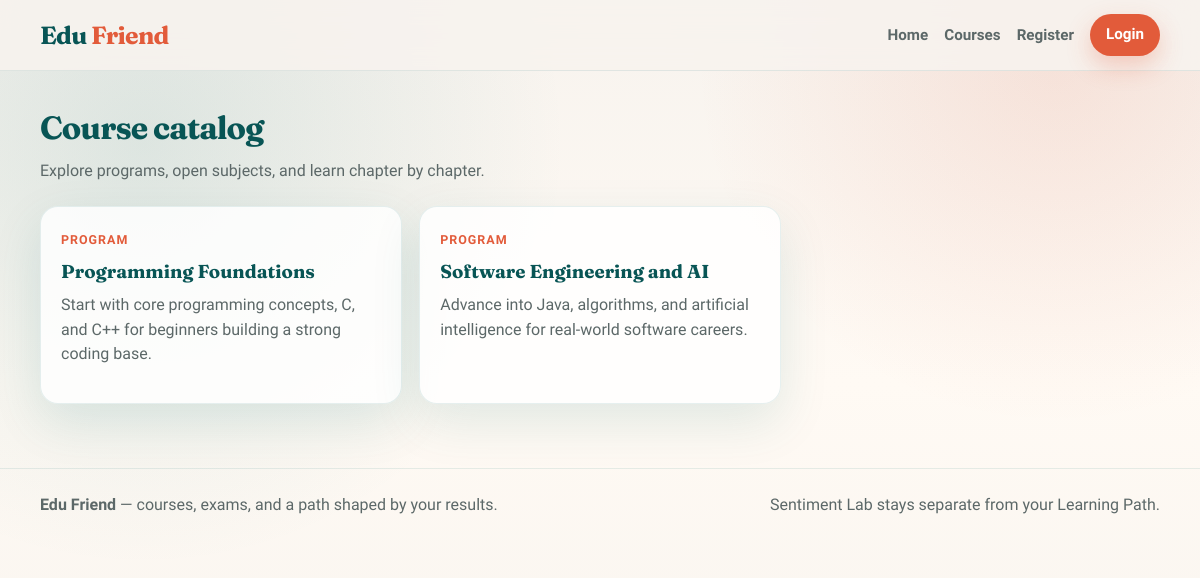
Page /cariculam/ on the committed database.
### cariculam/models.py (models this page shows, shortened)
class Course(models.Model):
    name = models.CharField(max_length=100,unique=True)
    slug = models.SlugField(null=True,blank=True)
    description = models.TextField(max_length=500,blank=True)

### cariculam/views.py (the view)
# urls.py: path('',views.CourseListView.as_view(),name = 'course_list'),
class CourseListView(ListView):
    context_object_name = 'courses'
    model = Course
    template_name = 'course_list_view.html'

### account/context_processors.py (called while the page is built)
def user_role(request):
    role = None
    if request.user.is_authenticated:
        try:
            role = request.user.user_profile.user_type
        except (ObjectDoesNotExist, AttributeError):
            role = None
    return {'user_role': role}

### cariculam/templates/course_list_view.html (shortened to what this page needs)
{% extends 'base.html' %}
{% block content %}
<div class="section-head">
  <h1>Course catalog</h1>
  <p class="lede">Explore programs, open subjects, and learn chapter by chapter.</p>
</div>
<div class="grid grid-3">
  {% for course in courses %}
    <a class="card course-card" href="{% url 'cariculam:subject_list' slug=course.slug %}">
      <span class="eyebrow">Program</span>
      <h3>{{ course.name }}</h3>
      <p>{{ course.description|default:"No description yet."|truncatechars:120 }}</p>
    </a>
  {% empty %}
    <div class="empty-state panel" style="grid-column:1/-1;">No courses published yet.</div>
  {% endfor %}
</div>
{% endblock %}

### static/css/edufriend.css (style rules this page uses)
:root { --teal: #0b6e6e; --teal-dark: #085555; --teal-soft: #d8eeee; --sand: #f7f3ee; --sand-deep: #ebe4d8; --coral: #e25b3a; --coral-dark: #c4472a; --ink: #1c2424; --muted: #5c6868; --white: #ffffff; --pass: #1f7a4d; --fail: #b42318; --shadow: 0 18px 50px rgba(11, 110, 110, 0.12); --radius: 18px; --font-display: "Fraunces", Georgia, serif; --font-body: "Source Sans 3", "Segoe UI", sans-serif; }
*, *::before, *::after { box-sizing: border-box; }
html { scroll-behavior: smooth; }
body { margin: 0; font-family: var(--font-body); color: var(--ink); background: radial-gradient(circle at 12% 18%, rgba(11, 110, 110, 0.12), transparent 34%), radial-gradient(circle at 88% 8%, rgba(226, 91, 58, 0.12), transparent 28%), linear-gradient(180deg, var(--sand) 0%, #fffaf4 48%, var(--sand) 100%); min-height: 100vh; line-height: 1.55; }
a { color: inherit; text-decoration: none; }
.section-head { margin: 0 0 1.4rem; }
.section-head h1, .section-head h2, .page-title { font-family: var(--font-display); letter-spacing: -0.03em; margin: 0 0 0.4rem; color: var(--teal-dark); }
.section-head p, .lede { margin: 0; color: var(--muted); max-width: 42rem; }
.grid { display: grid; gap: 1.1rem; }
.grid-3 { grid-template-columns: repeat(3, minmax(0, 1fr)); }
.card, .panel { background: rgba(255, 255, 255, 0.82); border: 1px solid rgba(11, 110, 110, 0.1); border-radius: var(--radius); box-shadow: var(--shadow); }
.course-card, .path-card, .exam-card, .stat-card { padding: 1.25rem; transition: transform 0.25s ease, box-shadow 0.25s ease; opacity: 0; transform: translateY(18px); }
.course-card.is-visible, .path-card.is-visible, .exam-card.is-visible, .stat-card.is-visible, .reveal.is-visible { opacity: 1; transform: translateY(0); }
.course-card h3, .exam-card h3, .path-card h3 { font-family: var(--font-display); margin: 0 0 0.45rem; color: var(--teal-dark); }
.course-card p, .exam-card p, .path-card p { margin: 0 0 1rem; color: var(--muted); }
.eyebrow { display: inline-block; font-size: 0.78rem; font-weight: 700; letter-spacing: 0.08em; text-transform: uppercase; color: var(--coral); margin-bottom: 0.45rem; }

### rows in the picture
Course: name "Programming Foundations", description "Start with core programming concepts, C, and C++ for beginners building a strong coding base."
Course: name "Software Engineering and AI", description "Advance into Java, algorithms, and artificial intelligence for real-world software careers."
